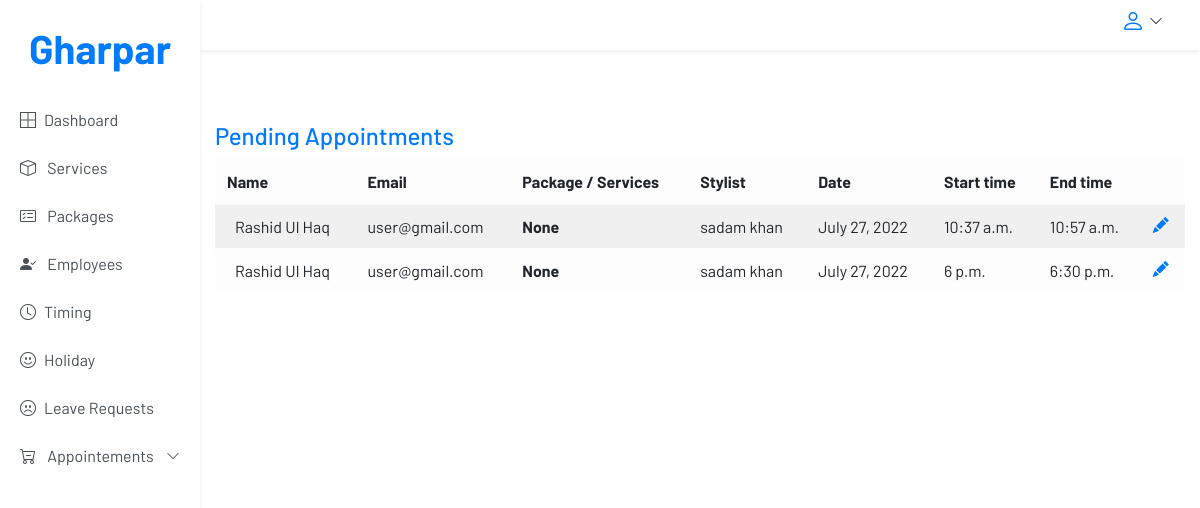
Screenshot of /appointment/pending/ (signed in) with the database file from the repository.
### core/models.py (models this page shows, shortened)
class Appointment(models.Model):
    OPTIONS = (
        ('Pending','Pending'),
        ('Confirmed','Confirmed'),
        ('Cancelled','Cancelled'),
        ('Completed','Completed'),
    )
    employee = models.ForeignKey(Employee, on_delete=models.CASCADE, verbose_name='Employee',default=2)
    customer = models.ForeignKey(User, on_delete=models.CASCADE, verbose_name='Customer')
    package = models.ForeignKey(Package, on_delete=models.CASCADE, verbose_name='Package', blank=True, null=True)
    service = models.ManyToManyField(Service, verbose_name='Service', blank=True)
    status  = models.CharField(max_length=100,choices= OPTIONS,verbose_name='Status', default='Pending')
    date = models .DateField(verbose_name='Date')
    start_time = models.TimeField(verbose_name='Start Time')
    end_time = models.TimeField(verbose_name='End Time')
    created = models.DateTimeField(auto_now_add=True, verbose_name='Created at')
    class Meta:
        verbose_name = 'appointment'
        verbose_name_plural = 'appointments'
        ordering = ['-created']

### accounts/models.py (models this page shows, shortened)
class User(AbstractUser):
    username = None
    email = models.EmailField(unique=True, blank=False,
                              error_messages={
                                  'unique': "A user with that email already exists.",
                              })
    image = models.ImageField(
        upload_to='profile_pictures', null=True, blank=True)
    USERNAME_FIELD = "email"
    REQUIRED_FIELDS = ['first_name', 'last_name']
    is_employee = models.BooleanField(default=False)
    objects = UserManager()

class Employee(models.Model):
    JOBS = (
        ('Fashion Designer', 'Fashion Designer'),
        ('Beautician', 'Beautician'),
        ('Hair Stylist', 'Hair Stylist'),
        ('Makeup Artist', 'Makeup Artist'),
        ('Nail Artist', 'Nail Artist'),
        ('Other', 'Other'),
    )
    user = models.OneToOneField(User, on_delete=models.CASCADE)
    position = models.CharField(max_length=100, choices=JOBS, default='Other')
    salary = models.DecimalField(max_digits=10, decimal_places=2)
    class Meta:
        verbose_name = 'employee'
        verbose_name_plural = 'employees'
    def __str__(self):
        return self.user.first_name + ' ' + self.user.last_name

### accounts/restrictions.py (the view)
    def wrapper(request, *args, **kwargs):
        if request.user.is_authenticated:
            if request.user.is_superuser:
                return function(request, *args, **kwargs)
            else:
                messages.error(request, 'You are not authorized to access this page')
                return redirect('home')
        else:
            messages.error(request, 'You are not authorized to access this page, please login!')
            return redirect('login')

### accounts/restrictions.py (called while the page is built)
def only_admin(function):
    def wrapper(request, *args, **kwargs):
        if request.user.is_authenticated:
            if request.user.is_superuser:
                return function(request, *args, **kwargs)
            else:
                messages.error(request, 'You are not authorized to access this page')
                return redirect('home')
        else:
            messages.error(request, 'You are not authorized to access this page, please login!')
            return redirect('login')
    return wrapper

### core/views.py (called while the page is built)
@only_admin
def admin_appoitments_list_view(request, name):
    appointments = Appointment.objects.all()
    if name == 'pending':
        cancelled = appointments.filter(status='Cancelled')
        pending = appointments.filter(status='Pending')
        context = {
            'cancelled': cancelled,
            'pending': pending,
        }
    else:
        confirmed = appointments.filter(status='Confirmed')
        context = {
            'confirmed': confirmed,
        }
    return render(request, 'admin/appointment_view.html', context)

### templates/admin/appointment_view.html (shortened to what this page needs)
{% extends "partials/base.html" %} {% load static %} {% block content %}
<main class="container-fluid">
  <section class="row" style="">
   <div class="container mt-5">
    {% if pending %}
    <h4><a href="">Pending Appointments</a></h4>
    <div class="table-responsive">
      <table class="table table-striped table-light table-hover">
        <thead>
          <tr>
            <th>Name</th>
            <th>Email</th>
            <th>Package / Services</th>
            <th>Stylist</th>
            <th>Date</th>
            <th>Start time</th>
            <th>End time</th>
            <th></th>
          </tr>
        </thead>
        <tbody>
          {% for booking in pending %}
          <tr>
            <td>
              <div class="d-flex align-items-center">
                <span class="ml-2">{{booking.customer.first_name}} {{booking.customer.last_name}}</span>
              </div>
            </td>
            <td>{{booking.customer.email}}<br></td>
            <td class="font-weight-bold">{{booking.service.name}} {{booking.package.name}}</td>
            <td>{{booking.employee}}</td>
            <td>{{booking.date}}</td>
            <td>
            {{booking.start_time}}
            </td>
            <td>
            {{booking.end_time}}
            </td>
            <td>
              <a href="{% url 'admin_appoitment_status' booking.id %}">
                <i class="bi bi-pencil-fill text-primary"></i>
            </td>
          </tr>
          {% endfor %}
        </tbody>
      </table>
    </div>
    {% endif %}
  </div>
  </section>
</main>
{% endblock %}

### static/css/admin_style.css (style rules this page uses)
body { font-family: 'Barlow', sans-serif; }

### rows the page displays
Appointment: customer.first_name "Rashid", customer.last_name "Ul Haq", customer.email "user@gmail.com", service.name "None", employee "sadam khan", date "July 27, 2022", start_time "10:37 a.m.", end_time "10:57 a.m."
Appointment: customer.first_name "Rashid", customer.last_name "Ul Haq", customer.email "user@gmail.com", service.name "None", employee "sadam khan", date "July 27, 2022", start_time "6 p.m.", end_time "6:30 p.m."
